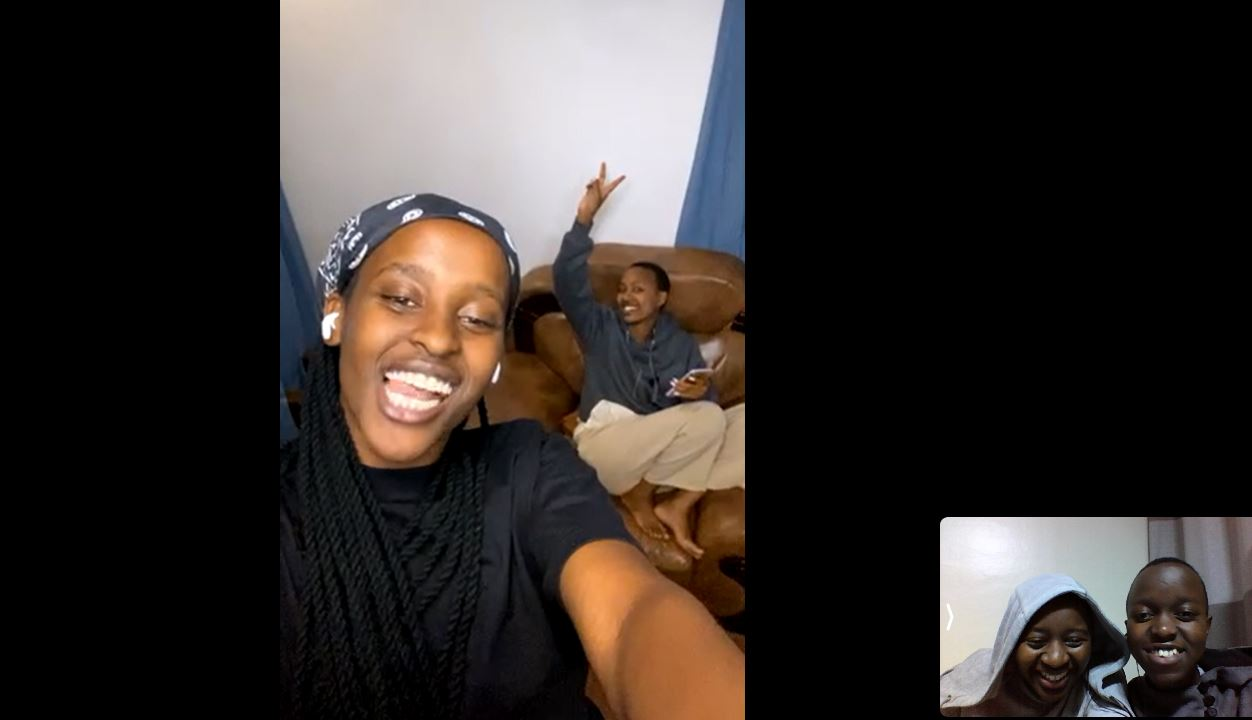
#> input picture Pictures/picture1.jpg, 1252 x 720 px, found by its file name
$ python pictureUploading.py
#> lines starting #> are read from the running program, lines starting #| are printed output that depends on the picture; after the words box and inside, x2 and y2 are one past the last pixel; in counts of white or black regions, pixels touching at a corner belong together
import cv2
image = cv2.imread('./pictures/picture1.jpg')
#> image is the input picture: shape (720, 1252, 3); mean B, G, R 43.6, 46.6, 52.8
face_cascade = cv2.CascadeClassifier(cv2.data.haarcascades + 'haarcascade_frontalface_default.xml')
img_gray = cv2.cvtColor(image, cv2.COLOR_BGR2GRAY)
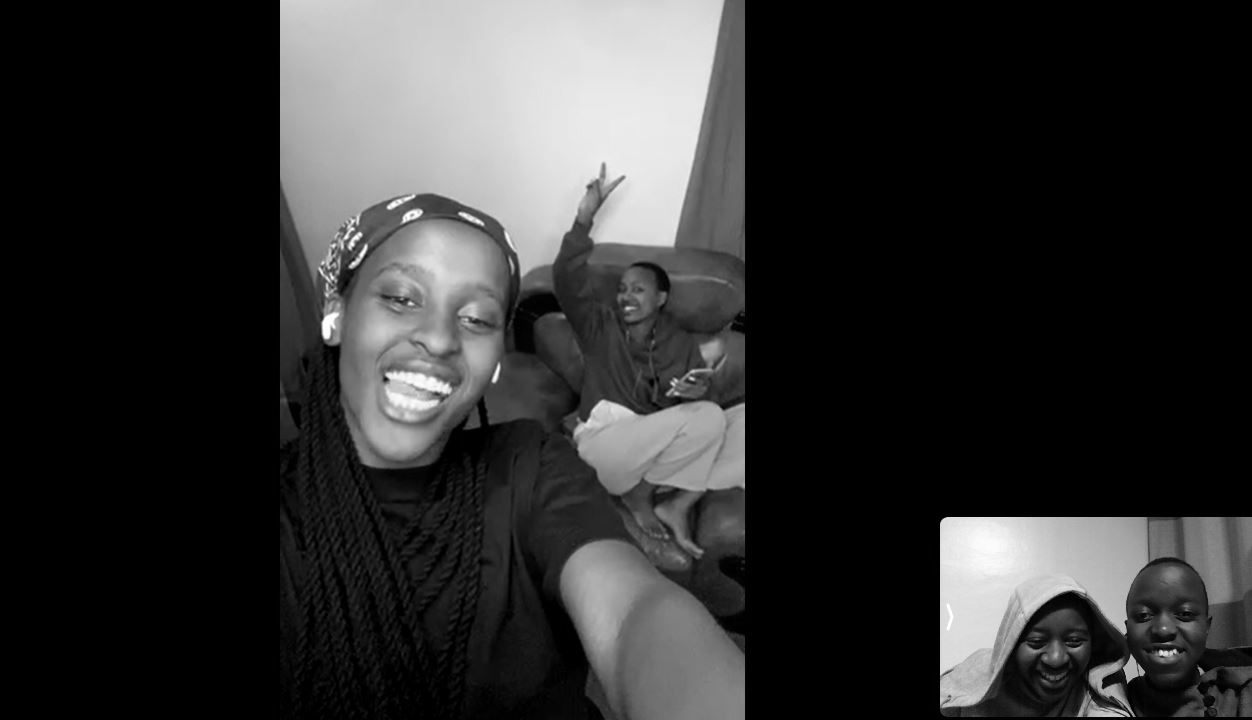
#> img_gray: shape (720, 1252); min 0, max 255, mean 48.1
detected_faces = face_cascade.detectMultiScale(img_gray, scaleFactor=1.1, minNeighbors=5, minSize=(30, 30))
#> detected_faces = [[604, 270, 52, 52], [347, 238, 185, 185]]
for (x, y, w, h) in detected_faces:
    cv2.rectangle(image, (x, y), (x+w, y+h), (0, 255, 0), 2)
    cropped_img = image[y:y+h, x:x+w]
    cv2.imwrite('./pictures/croppedPicture.jpg', cropped_img)
#> this loop made 2 passes
#> pass 1, `cropped_img = image[y:y+h, x:x+w]`:
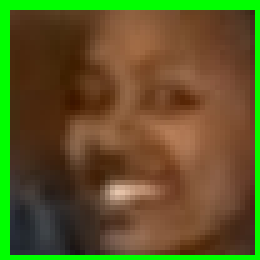
#> cropped_img: shape (52, 52, 3) (shown 5 times larger); mean B, G, R 38, 88.5, 92.1
#> pass 2, `cropped_img = image[y:y+h, x:x+w]`:
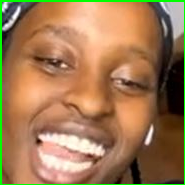
#> cropped_img: shape (185, 185, 3); mean B, G, R 82.9, 121.3, 159.8
#> after the loop:
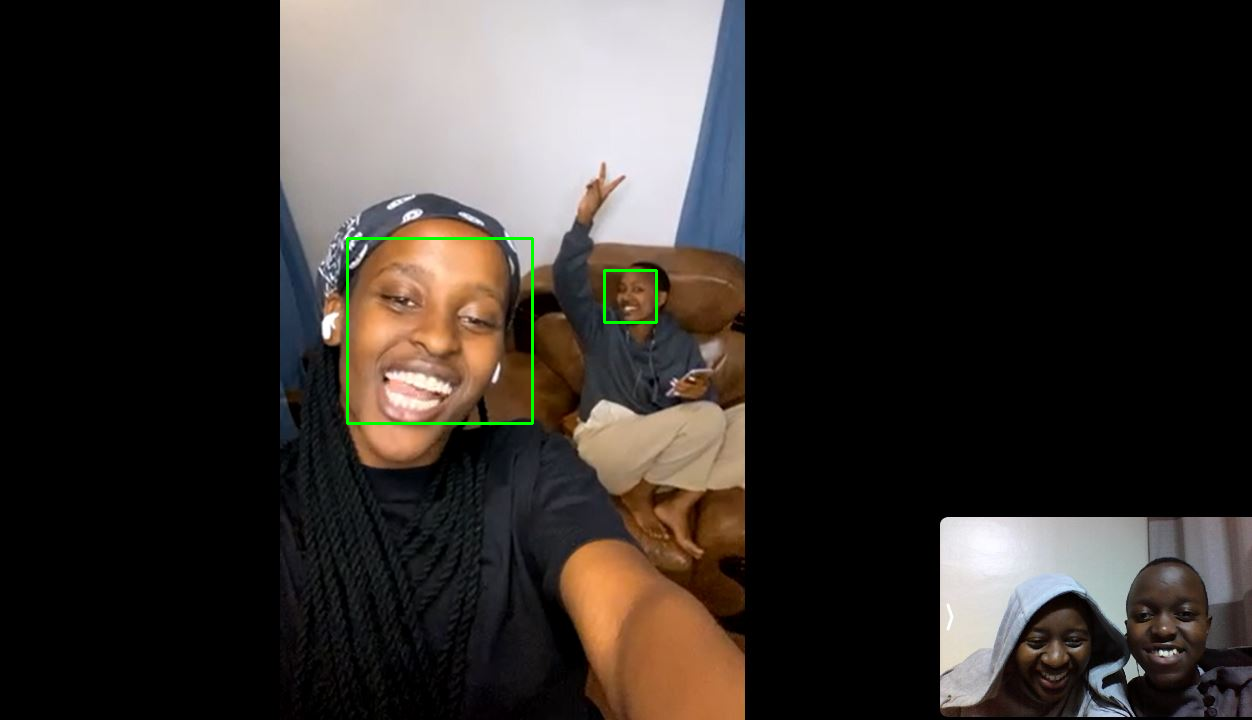
#> image: shape (720, 1252, 3); 0.31% of pixels changed, all inside (x1, y1, x2, y2) = (346, 237, 658, 425)

cv2.imshow('Faces Detected', image)
cv2.waitKey(0)
cv2.destroyAllWindows()
